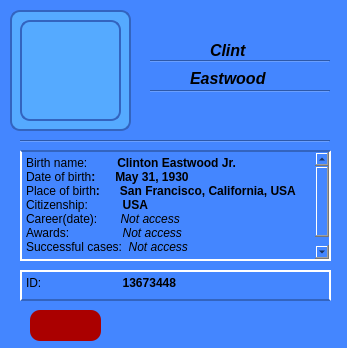
<?xml version="1.0" encoding="UTF-8"?>
<ui version="4.0">
 <class>Dialog</class>
 <widget class="QDialog" name="Dialog">
  <property name="geometry">
   <rect>
    <x>0</x>
    <y>0</y>
    <width>347</width>
    <height>348</height>
   </rect>
  </property>
  <property name="minimumSize">
   <size>
    <width>347</width>
    <height>348</height>
   </size>
  </property>
  <property name="maximumSize">
   <size>
    <width>347</width>
    <height>348</height>
   </size>
  </property>
  <property name="windowTitle">
   <string>User</string>
  </property>
  <property name="styleSheet">
   <string notr="true">background-color: rgb(68, 134, 255);</string>
  </property>
  <widget class="QFrame" name="frame">
   <property name="geometry">
    <rect>
     <x>10</x>
     <y>10</y>
     <width>121</width>
     <height>121</height>
    </rect>
   </property>
   <property name="styleSheet">
    <string notr="true">QFrame{
border-radius: 10px;
background-color: rgb(85, 170, 255);
border: 2px solid rgb(51, 100, 191);
}</string>
   </property>
   <property name="frameShape">
    <enum>QFrame::StyledPanel</enum>
   </property>
   <property name="frameShadow">
    <enum>QFrame::Raised</enum>
   </property>
   <widget class="QLabel" name="label">
    <property name="geometry">
     <rect>
      <x>10</x>
      <y>10</y>
      <width>101</width>
      <height>101</height>
     </rect>
    </property>
    <property name="text">
     <string/>
    </property>
    <property name="pixmap">
     <pixmap>../../../Python projects/PicturesForApps/UnknownPerson.png</pixmap>
    </property>
    <property name="scaledContents">
     <bool>true</bool>
    </property>
   </widget>
  </widget>
  <widget class="QLabel" name="label_10">
   <property name="geometry">
    <rect>
     <x>190</x>
     <y>70</y>
     <width>91</width>
     <height>16</height>
    </rect>
   </property>
   <property name="font">
    <font>
     <pointsize>12</pointsize>
     <weight>75</weight>
     <italic>true</italic>
     <bold>true</bold>
    </font>
   </property>
   <property name="cursor">
    <cursorShape>IBeamCursor</cursorShape>
   </property>
   <property name="text">
    <string>Eastwood</string>
   </property>
  </widget>
  <widget class="Line" name="line_7">
   <property name="geometry">
    <rect>
     <x>150</x>
     <y>60</y>
     <width>180</width>
     <height>3</height>
    </rect>
   </property>
   <property name="orientation">
    <enum>Qt::Horizontal</enum>
   </property>
  </widget>
  <widget class="QLabel" name="label_11">
   <property name="geometry">
    <rect>
     <x>210</x>
     <y>40</y>
     <width>51</width>
     <height>20</height>
    </rect>
   </property>
   <property name="font">
    <font>
     <pointsize>12</pointsize>
     <weight>75</weight>
     <italic>true</italic>
     <bold>true</bold>
     <underline>false</underline>
     <strikeout>false</strikeout>
     <kerning>true</kerning>
    </font>
   </property>
   <property name="cursor">
    <cursorShape>IBeamCursor</cursorShape>
   </property>
   <property name="text">
    <string>Clint</string>
   </property>
  </widget>
  <widget class="Line" name="line_8">
   <property name="geometry">
    <rect>
     <x>150</x>
     <y>90</y>
     <width>180</width>
     <height>3</height>
    </rect>
   </property>
   <property name="orientation">
    <enum>Qt::Horizontal</enum>
   </property>
  </widget>
  <widget class="Line" name="line">
   <property name="geometry">
    <rect>
     <x>20</x>
     <y>140</y>
     <width>310</width>
     <height>3</height>
    </rect>
   </property>
   <property name="styleSheet">
    <string notr="true"/>
   </property>
   <property name="orientation">
    <enum>Qt::Horizontal</enum>
   </property>
  </widget>
  <widget class="QTextEdit" name="textEdit">
   <property name="geometry">
    <rect>
     <x>20</x>
     <y>150</y>
     <width>311</width>
     <height>111</height>
    </rect>
   </property>
   <property name="styleSheet">
    <string notr="true">border: 2px solid white;
border-top-color: rgb(51, 100, 191);

</string>
   </property>
   <property name="html">
    <string>&lt;!DOCTYPE HTML PUBLIC &quot;-//W3C//DTD HTML 4.0//EN&quot; &quot;http://www.w3.org/TR/REC-html40/strict.dtd&quot;&gt;
&lt;html&gt;&lt;head&gt;&lt;meta name=&quot;qrichtext&quot; content=&quot;1&quot; /&gt;&lt;style type=&quot;text/css&quot;&gt;
p, li { white-space: pre-wrap; }
&lt;/style&gt;&lt;/head&gt;&lt;body style=&quot; font-family:'MS Shell Dlg 2'; font-size:8.25pt; font-weight:400; font-style:normal;&quot;&gt;
&lt;p style=&quot; margin-top:0px; margin-bottom:0px; margin-left:0px; margin-right:0px; -qt-block-indent:0; text-indent:0px;&quot;&gt;&lt;span style=&quot; font-size:9pt;&quot;&gt;Birth name:&lt;/span&gt;&lt;span style=&quot; font-size:9pt; font-weight:600;&quot;&gt;         Clinton Eastwood Jr.&lt;/span&gt;&lt;/p&gt;
&lt;p style=&quot; margin-top:0px; margin-bottom:0px; margin-left:0px; margin-right:0px; -qt-block-indent:0; text-indent:0px;&quot;&gt;&lt;span style=&quot; font-size:9pt;&quot;&gt;Date of birth&lt;/span&gt;&lt;span style=&quot; font-size:9pt; font-weight:600;&quot;&gt;:      May 31, 1930&lt;/span&gt;&lt;/p&gt;
&lt;p style=&quot; margin-top:0px; margin-bottom:0px; margin-left:0px; margin-right:0px; -qt-block-indent:0; text-indent:0px;&quot;&gt;&lt;span style=&quot; font-size:9pt;&quot;&gt;Place of birth&lt;/span&gt;&lt;span style=&quot; font-size:9pt; font-weight:600;&quot;&gt;:      San Francisco, California, USA&lt;/span&gt;&lt;/p&gt;
&lt;p style=&quot; margin-top:0px; margin-bottom:0px; margin-left:0px; margin-right:0px; -qt-block-indent:0; text-indent:0px;&quot;&gt;&lt;span style=&quot; font-size:9pt;&quot;&gt;Citizenship: 	     &lt;/span&gt;&lt;span style=&quot; font-size:9pt; font-weight:600;&quot;&gt;USA&lt;/span&gt;&lt;/p&gt;
&lt;p style=&quot; margin-top:0px; margin-bottom:0px; margin-left:0px; margin-right:0px; -qt-block-indent:0; text-indent:0px;&quot;&gt;&lt;span style=&quot; font-size:9pt;&quot;&gt;Career(date):       &lt;/span&gt;&lt;span style=&quot; font-size:9pt; font-style:italic;&quot;&gt;Not access&lt;/span&gt;&lt;/p&gt;
&lt;p style=&quot; margin-top:0px; margin-bottom:0px; margin-left:0px; margin-right:0px; -qt-block-indent:0; text-indent:0px;&quot;&gt;&lt;span style=&quot; font-size:9pt;&quot;&gt;Awards:&lt;/span&gt;&lt;span style=&quot; font-size:9pt; font-style:italic;&quot;&gt;	     Not access&lt;/span&gt;&lt;/p&gt;
&lt;p style=&quot; margin-top:0px; margin-bottom:0px; margin-left:0px; margin-right:0px; -qt-block-indent:0; text-indent:0px;&quot;&gt;&lt;span style=&quot; font-size:9pt;&quot;&gt;Successful cases:  &lt;/span&gt;&lt;span style=&quot; font-size:9pt; font-style:italic;&quot;&gt;Not access&lt;/span&gt;&lt;/p&gt;
&lt;p style=&quot;-qt-paragraph-type:empty; margin-top:0px; margin-bottom:0px; margin-left:0px; margin-right:0px; -qt-block-indent:0; text-indent:0px; font-weight:600;&quot;&gt;&lt;br /&gt;&lt;/p&gt;&lt;/body&gt;&lt;/html&gt;</string>
   </property>
  </widget>
  <widget class="QPushButton" name="exit_Button">
   <property name="geometry">
    <rect>
     <x>30</x>
     <y>310</y>
     <width>71</width>
     <height>31</height>
    </rect>
   </property>
   <property name="cursor">
    <cursorShape>PointingHandCursor</cursorShape>
   </property>
   <property name="styleSheet">
    <string notr="true">QPushButton{
background-color:rgb(170, 0, 0);
border-radius: 10px;
} 

QPushButton:hover
{
background-color: rgb(144, 0, 0);
 }

QPushButton:pressed
{
padding-top: 3px;
 background-color:rgb(121, 0, 0);
}
</string>
   </property>
   <property name="text">
    <string/>
   </property>
   <property name="icon">
    <iconset>
     <normaloff>../../../Python projects/PicturesForApps/picForButton5.png</normaloff>../../../Python projects/PicturesForApps/picForButton5.png</iconset>
   </property>
   <property name="iconSize">
    <size>
     <width>20</width>
     <height>20</height>
    </size>
   </property>
  </widget>
  <widget class="QTextEdit" name="textEdit_2">
   <property name="geometry">
    <rect>
     <x>20</x>
     <y>270</y>
     <width>311</width>
     <height>31</height>
    </rect>
   </property>
   <property name="styleSheet">
    <string notr="true">border: 2px solid rgb(51, 100, 191);
border-top-color: white;
border-right-color: rgb(255, 255, 255);
border-left-color: rgb(255, 255, 255);


</string>
   </property>
   <property name="html">
    <string>&lt;!DOCTYPE HTML PUBLIC &quot;-//W3C//DTD HTML 4.0//EN&quot; &quot;http://www.w3.org/TR/REC-html40/strict.dtd&quot;&gt;
&lt;html&gt;&lt;head&gt;&lt;meta name=&quot;qrichtext&quot; content=&quot;1&quot; /&gt;&lt;style type=&quot;text/css&quot;&gt;
p, li { white-space: pre-wrap; }
&lt;/style&gt;&lt;/head&gt;&lt;body style=&quot; font-family:'MS Shell Dlg 2'; font-size:8.25pt; font-weight:400; font-style:normal;&quot;&gt;
&lt;p style=&quot; margin-top:0px; margin-bottom:0px; margin-left:0px; margin-right:0px; -qt-block-indent:0; text-indent:0px;&quot;&gt;&lt;span style=&quot; font-size:9pt;&quot;&gt;ID:	     &lt;/span&gt;&lt;span style=&quot; font-size:9pt; font-weight:600;&quot;&gt;13673448&lt;/span&gt;&lt;/p&gt;&lt;/body&gt;&lt;/html&gt;</string>
   </property>
  </widget>
 </widget>
 <resources/>
 <connections/>
</ui>
